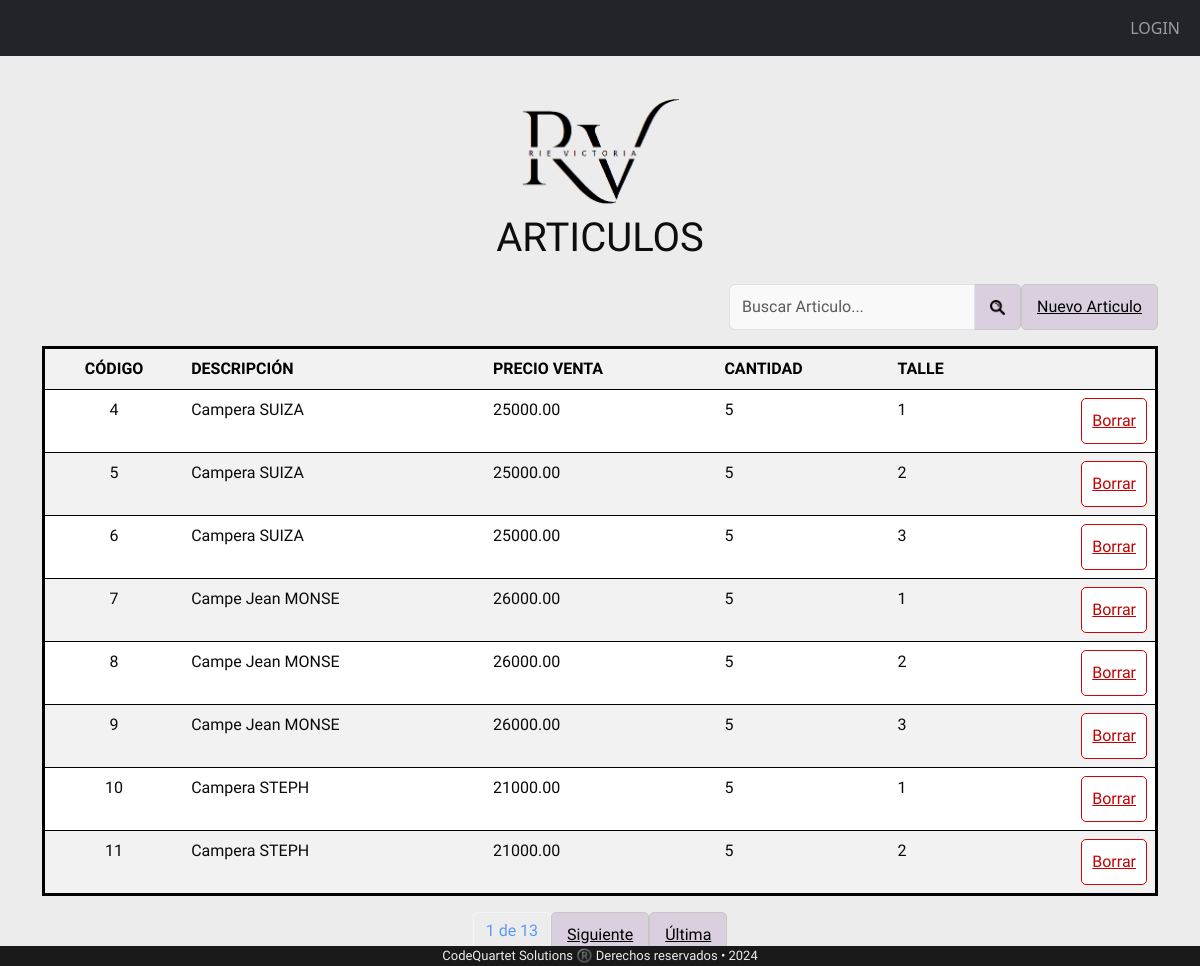
Before: /tabla/ with the older database file.
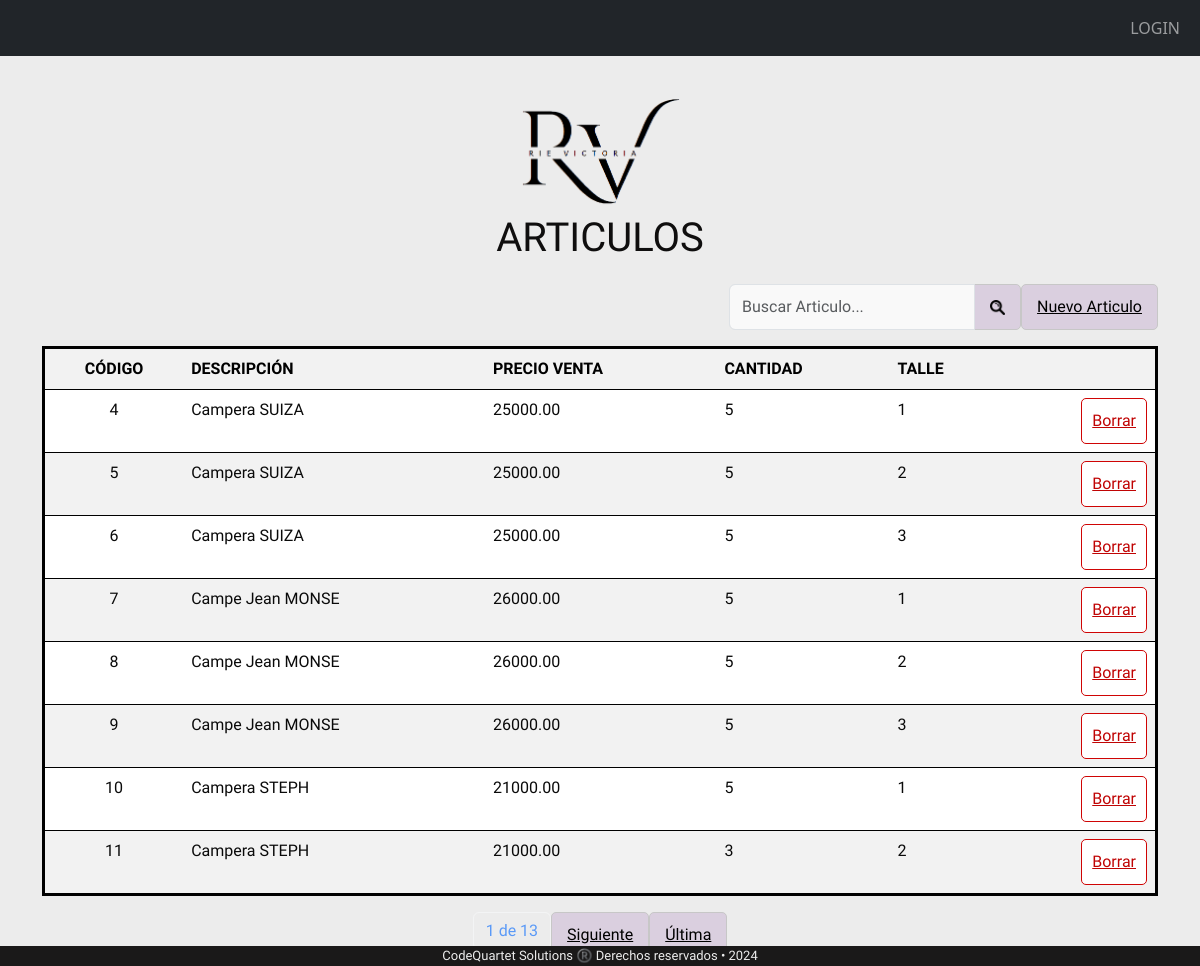
After: the same page with the newer database file.
### appRieVictoria/models.py (models this page shows, shortened)
class Articulos (models.Model):
    descripcion = models.CharField( max_length= 100,help_text= '')
    venta= models.DecimalField(max_digits=10, decimal_places=2)
    cantidad = models.BigIntegerField(help_text='')
    talle = models.CharField(max_length=3)
    ventas = models.ManyToManyField("Ventas" ,related_name='articulos_vendidos', through="ventaProd")
    tipoPrenda =models.ForeignKey("tipoPrenda", on_delete=models.CASCADE, default=1)

### appRieVictoria/views.py (the view)
# urls.py: path('tabla/', views.tabla.as_view(), name='tabla'),
class tabla(ListView):
    model = Articulos
    template_name = 'tabla.html'
    context_object_name = 'Articulos'
    paginate_by = 8
    def get_queryset(self):
        query = self.request.GET.get('q', '')
        articulos = Articulos.objects.filter(descripcion__icontains=query)
        return articulos
    def get_context_data(self, **kwargs):
        context = super().get_context_data(**kwargs)
        query = self.request.GET.get('q', '')
        context['query'] = query
        return context

### proyectoRieVictoria/templates/tabla.html (shortened to what this page needs)
{% extends "base.html" %}
{% block content %}
<div class= "letra">
<div class="nombreTablas">
    <div class="imagen-centrada">
        <img src="/static/img/RV3.png" alt="Imagen">
    </div>
    <p >ARTICULOS</p>
</div>
<div class="row">
    <div class="col d-flex justify-content-end mb-3">
        <form method="GET">
            <div class="input-group">
                <input type="text" class="form-control inputApagado " name="q" value="{{ query }}" placeholder="Buscar Articulo...">
                <button class="btn-customlupa" class="btn-customlupa:hover" type="submit"><img src="/static/img/search.png"  alt="Lupa de búsqueda" width="15" height="15" ></button>
            </div>
        </form>
    <a class="btn-customlupa" class="btn-customlupa:hover" href="/articulo/ArticulosNuevo{{ p.id}}">Nuevo Articulo</a></td>
    </div>
</div>
        <table style="border-style: solid; border-color: black;" class="table table-striped">
            <tr>
                <th class="centrado">CÓDIGO</th>
                <th >DESCRIPCIÓN</th>
                <th >PRECIO VENTA</th>
                <th >CANTIDAD</th>
                <th >TALLE</th>
                <th></th>
            </tr>
            {% for p in Articulos %}
                <tr onclick="window.location='/articulos/ArticulosModif/{{ p.id }}/'">
                    <td class="centrado"><a>{{ p.id }}</a></td>
                    <td>{{p.descripcion}}</td>
                    <td>{{p.venta}}</td>
                    <td>{{p.cantidad}}</td>
                    <td>{{p.talle}}</td>
                    <td>
                        <div class="d-flex justify-content-end ">
                            <a class="btn-customborr" class="btn-customborr:hover" href="/articulos/ArticulosBorrar/{{ p.id}}">Borrar</a>
                        </div>
                    </td>
                </tr>
                {% endfor %}
        </table>
        <div class="pagination justify-content-center">
            <span class="current-page btn btn-outline-light disabled text-primary mb-3">
                {{ page_obj.number }} de {{ page_obj.paginator.num_pages }}
            </span>
            {% if page_obj.has_next %}
                <a class="btn-customlupa" class="btn-customlupa:hover"href="?page={{ page_obj.next_page_number }}">
                    Siguiente
                </a>
                <a class="btn-customlupa" class="btn-customlupa:hover" href="?page={{ page_obj.paginator.num_pages }}">
                    Última
                </a>
            {% endif %}
        </div>
    </div>
{% endblock %}

Changed rows visible on the page:
changed Articulos id 11: cantidad "5" → "3"
